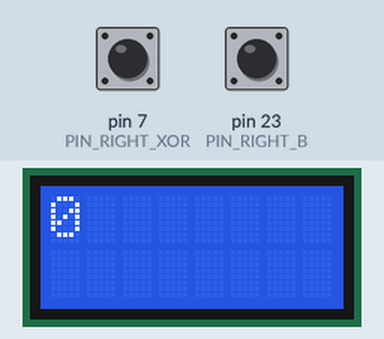
Simulated run of this sketch. Board: Arduino Leonardo, built with avr-gcc and run on an emulated ATmega32U4. Shown: 8×2 character LCD. The inputs (shaded band) are chosen by the test bench; at power-on: pin 7 (PIN_RIGHT_XOR) LOW, pin 23 (PIN_RIGHT_B) LOW.

Above: at 1.2 s.
1.3 s: pin 7 (PIN_RIGHT_XOR) pulled HIGH for 0.15 s
At 1.37 s:
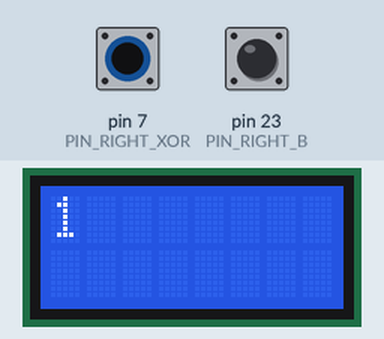
Timing chart, 0 to 4.3 s (numbered marks = the images above; inputs shaded):
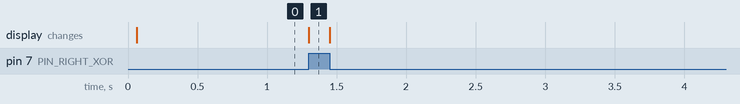

The sketch:

4_Interrupt_Encoder.ino
```cpp
/* The previous programs could not get the direction of the rotation, the counter kept increasing (whatever forward or backward)

 *  This program counts both up and down according to the direction of rotation,
 *  so we have an aboslute rotation position of the motor.

 *  To do so, we need to have two sensors and we detect the ordering in state change for each sensors
 *  In one direction sensor A is triggered before sensor B
 *  In the other direction, it is B before A

 *  => We do it only for the RIGHT motor only (because has the interrupt function)

 *  See https://www.pololu.com/docs/0J63/3.4 for how the encoder is mapped out on the PIN (basically, a motor has 3 magnets (that turns with from inside) and 2 sensors outside for magnet-detection)
 *  Notice that, because the processor is limited in PIN that can do the interrupt function, we have to use a XOR function
 *  to be able to only use one interrupt PIN for the two sensors A and B ( => so sensors A&B use only one pin thanks to the XOR function)
 */


#include <Wire.h>
#include <Zumo32U4.h>

Zumo32U4LCD lcd;
Zumo32U4Motors motors;

#define PIN_RIGHT_XOR  7   // interrupt
#define PIN_RIGHT_B    23  // non-interrupt

int count_right;

// last values of A and B sensors (can be 1 or 0)
bool last_right_A;
bool last_right_B;

// new values of A and B sensors (can be 1 or 0)
bool new_right_B;
bool new_right_A;


void setup()
{
  // pinMode is input when we sense
  pinMode(PIN_RIGHT_B, INPUT);
  pinMode(PIN_RIGHT_XOR, INPUT);

  // initialize last values, see on_interrupt() for explanation
  last_right_B = digitalRead(PIN_RIGHT_B);
  last_right_A = digitalRead(PIN_RIGHT_XOR) ^ last_right_B;

  // initialize counter to 0
  count_right = 0;

  // inittialise the interrupt
  attachInterrupt(digitalPinToInterrupt(PIN_RIGHT_XOR), on_interrupt, CHANGE);
}


void loop()
{
  // We do not have to do anything in the loop, we can just print
  // Try moving the right wheel to see the counter going up and down
  lcd.gotoXY(0, 0);
  lcd.print(count_right);
}


// define interrupt function
void on_interrupt()
{
    // see https://www.pololu.com/docs/0J63/3.4 to understand the signals A and B (and the boolean logic "XOR" )

    // reads B directly
    new_right_B = digitalRead(PIN_RIGHT_B);
    // reconstruct A from PIN_RIGHT_XOR and B:
    // We follow the logic that (A^B)^B = A,   where:    (A^B) = digitalRead(PIN_RIGHT_XOR)
    // => so: (A XOR B) XOR B = (A^B)^B = digitalRead(PIN_RIGHT_XOR)^B = (PIN_RIGHT_XOR)^B  = A
    new_right_A = digitalRead(PIN_RIGHT_XOR) ^ new_right_B;

    // fancy way to recover the direction
    // A XOR B = (new_right_A ^ last_right_B) = 1 if the motor turns forward (0 otherwise)   "my visual-way :(if it goes first through A: new A will be advanced compared to B previously, so 1)"
    // A XOR B = (last_right_A ^ new_right_B) = 0 if the motor turns forward (1 otherwise)   "my visual-way :(if it goes first through A: the new B will be in advanced compared to previous A because of the cycle, so 0)"
    count_right += (new_right_A ^ last_right_B) - (last_right_A ^ new_right_B);

    // update last values with current values to get ready for next time "on_interrupt()" is called
    last_right_A = new_right_A;
    last_right_B = new_right_B;
}

/*
 * Help : In one direction sensor A is triggered before sensor B. In the other direction, it is B before A
 * All this XOR thing just gives an idea if the direction has changed or not and the counter is modified (by consideration of the occuring direction)
 * The XOR is a bolean logic thing that allows us to know the direction in which the right motor turns
 */
```

Measured:
- after the input at 1.3 s, the display: changes at once (image 1)
